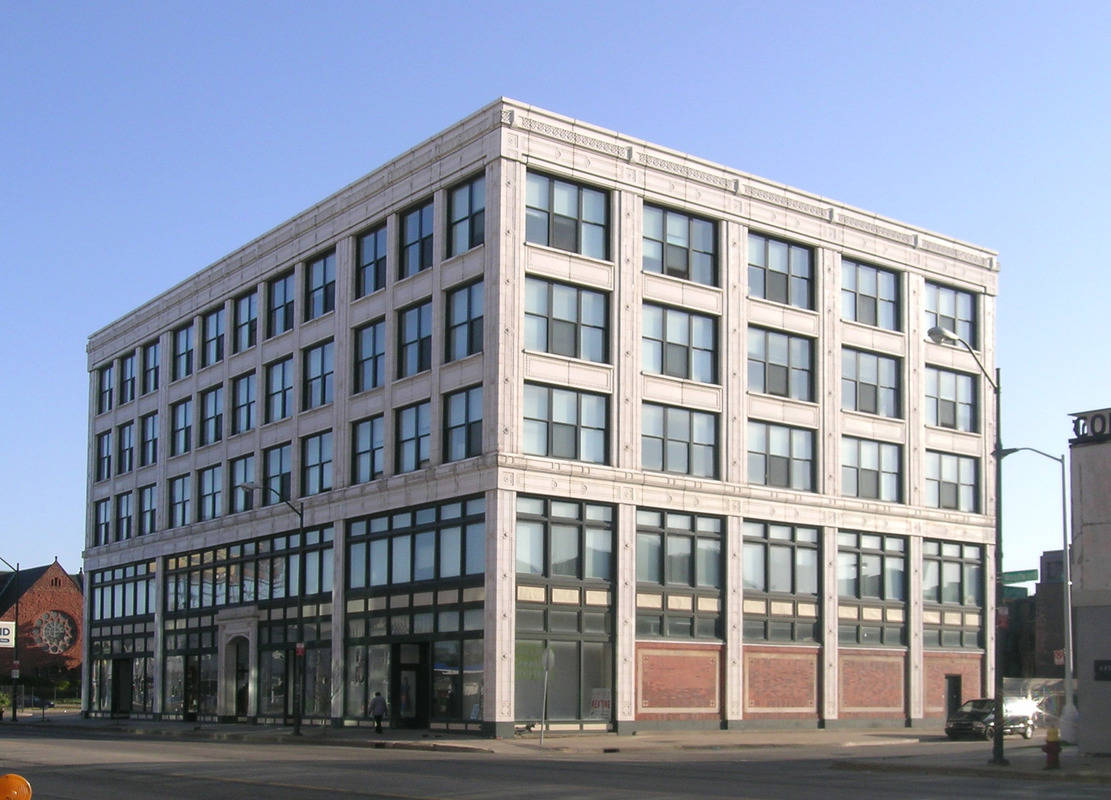
#> input picture slides/03.filtering/dataset/building.jpg, 1111 x 800 px
$ python 08.lowpass_filter_fourier_gaussian.py
#> lines starting #> are read from the running program, lines starting #| are printed output that depends on the picture; long printed decimals are rounded
from matplotlib import pylab
import numpy as np
from scipy import ndimage
from skimage.io import imread
import scipy.fftpack as fp


def signaltonoise(a, axis=0, ddof=0):
    a = np.asanyarray(a)
    m = a.mean(axis)
    sd = a.std(axis=axis, ddof=ddof)
    return 20 * np.log10(np.where(sd == 0, 0, m / sd))


fig, (axes1, axes2) = pylab.subplots(1, 2, figsize=(10, 5))
pylab.gray()  # show the result in grayscale
im = np.mean(imread('../dataset/building.jpg'), axis=2)
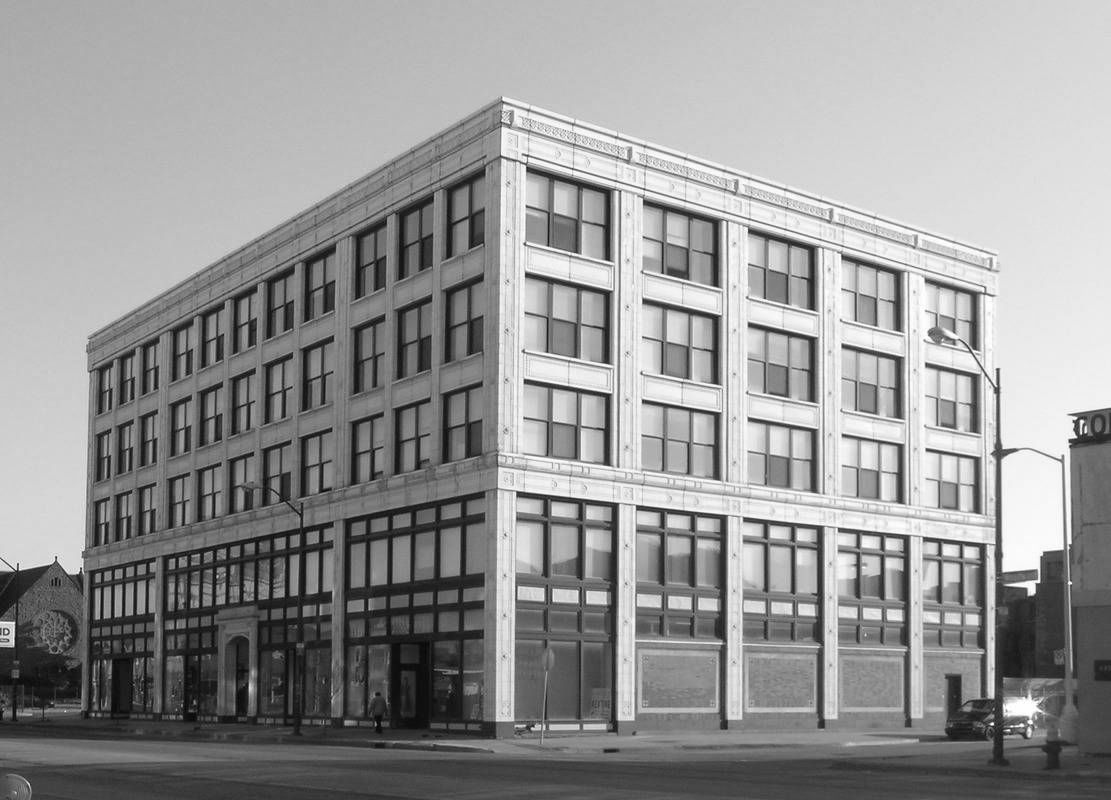
#> im: shape (800, 1111) float64; min 2.33, max 255, mean 150
freq = fp.fft2(im)
freq_gaussian = ndimage.fourier_gaussian(freq, sigma=4)
im1 = np.fft.ifft2(freq_gaussian)
print(f'SNR sebelum LPF = {signaltonoise(im, axis=None)}')
#> in signaltonoise, `m = a.mean(axis)`: m = 150
#> in signaltonoise, `sd = a.std(axis=axis, ddof=ddof)`: sd = 64.64
#| SNR sebelum LPF = 7.311
print(f'SNR setelah LPF = {signaltonoise(im1.real, axis=None)}')
#> call 2 of signaltonoise, with ddof = 0
#> in signaltonoise (call 2), `a = np.asanyarray(a)`:
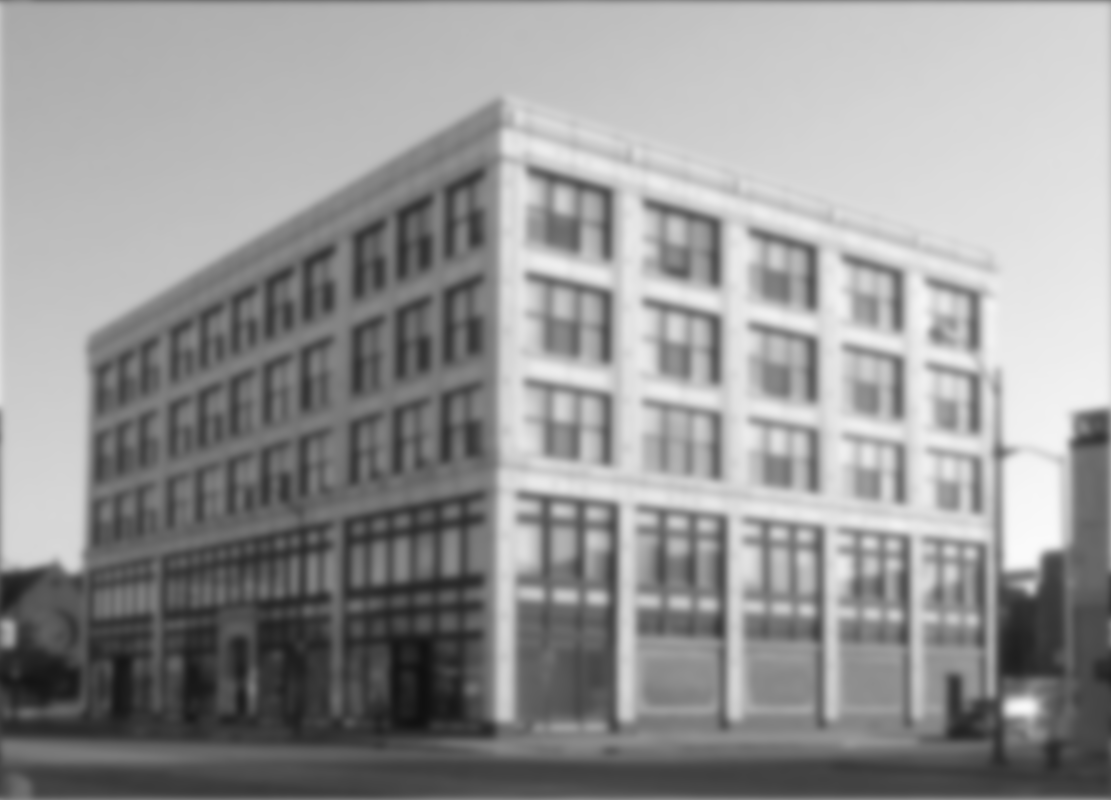
#> a: shape (800, 1111) float64; min 16.38, max 250.9, mean 150
#> in signaltonoise (call 2), `sd = a.std(axis=axis, ddof=ddof)`: sd = 58.08
#| SNR setelah LPF = 8.241
axes1.imshow(im)
axes1.set_title('Citra asli')
axes2.imshow(im1.real)  # the imaginary part is an artifact
axes2.set_title('Citra hasil LPF')

pylab.figure(figsize=(10, 5))
pylab.subplot(121)
pylab.imshow((20 * np.log10(0.1 + np.fft.fftshift(freq))).real.astype(int))
pylab.title('Spectrum citra sebelum LPF')
pylab.subplot(122)
pylab.imshow((20 * np.log10(0.1 + np.fft.fftshift(freq_gaussian))).real.astype(int))
pylab.title('Spectrum citra setelah LPF')
pylab.show()
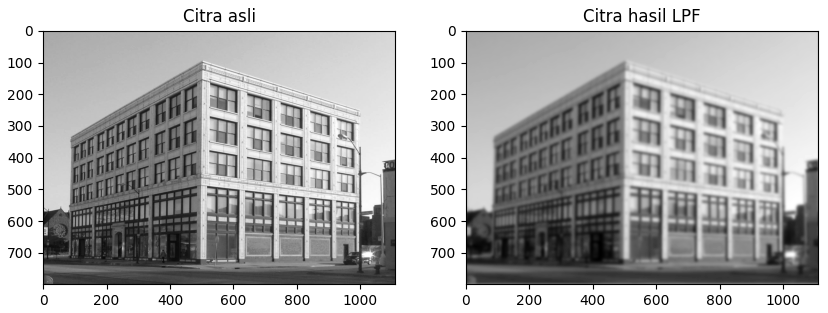
#> figure drawn by matplotlib, 2 panels
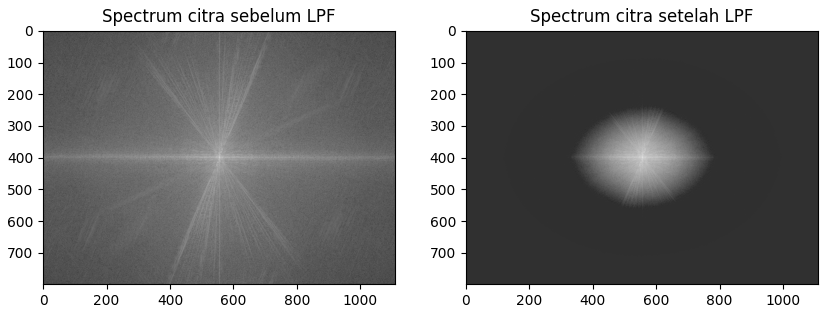
#> figure drawn by matplotlib, 2 panels

$ run again, with slides/03.filtering/dataset/cameraman.jpg copied over slides/03.filtering/dataset/building.jpg
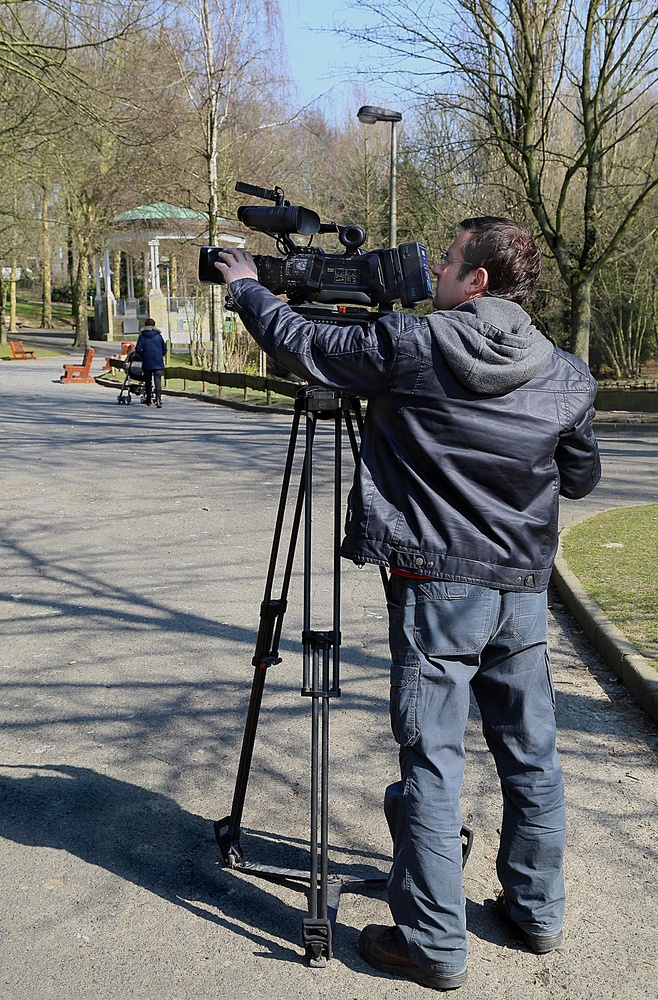
#> input picture slides/03.filtering/dataset/cameraman.jpg, 658 x 1000 px, shrunk from 1200 x 1823 before the run
#> m = 115.8
#> sd = 59.61
#| SNR sebelum LPF = 5.764
#> in signaltonoise (call 2), `a = np.asanyarray(a)`:
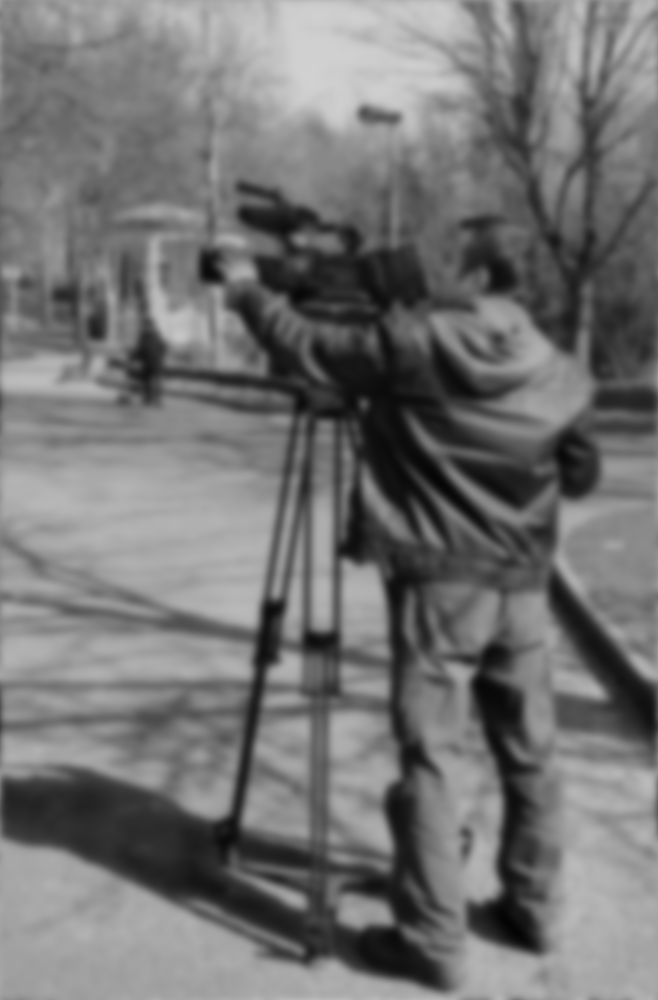
#> a: shape (1000, 658) float64; min 4.54, max 209.4, mean 115.8
#> sd = 47.48
#| SNR setelah LPF = 7.741
#> `pylab.show()`:
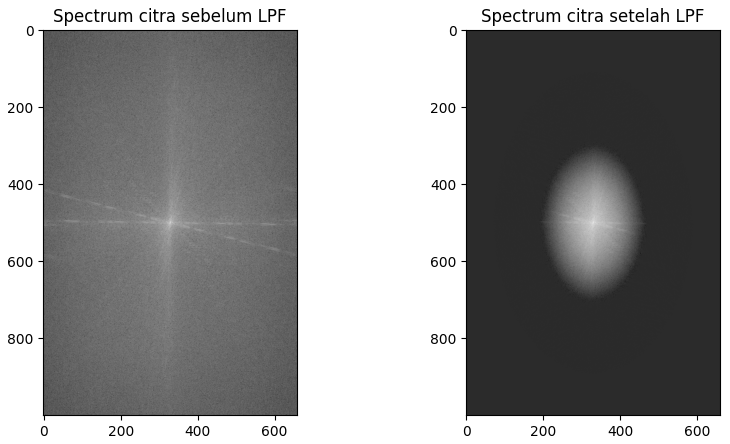
#> figure drawn by matplotlib, 2 panels

$ run again, with slides/03.filtering/dataset/flower_bali.jpg copied over slides/03.filtering/dataset/building.jpg
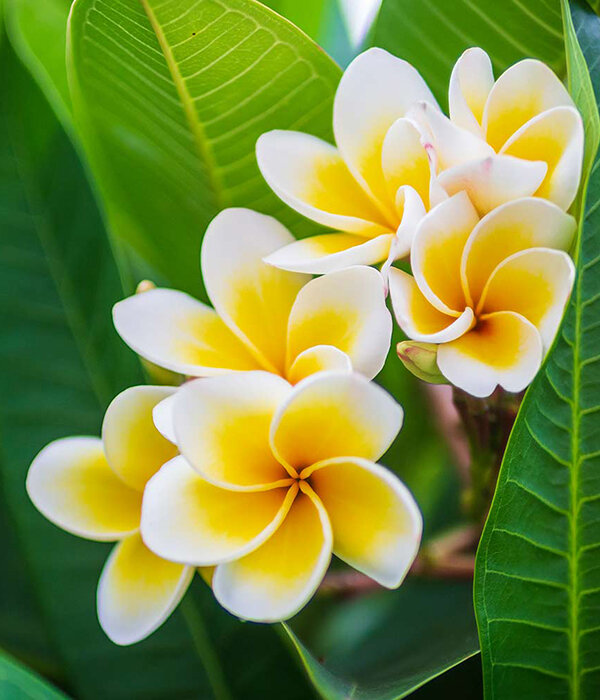
#> input picture slides/03.filtering/dataset/flower_bali.jpg, 600 x 700 px
#> m = 112
#> sd = 67.71
#| SNR sebelum LPF = 4.373
#> in signaltonoise (call 2), `a = np.asanyarray(a)`:
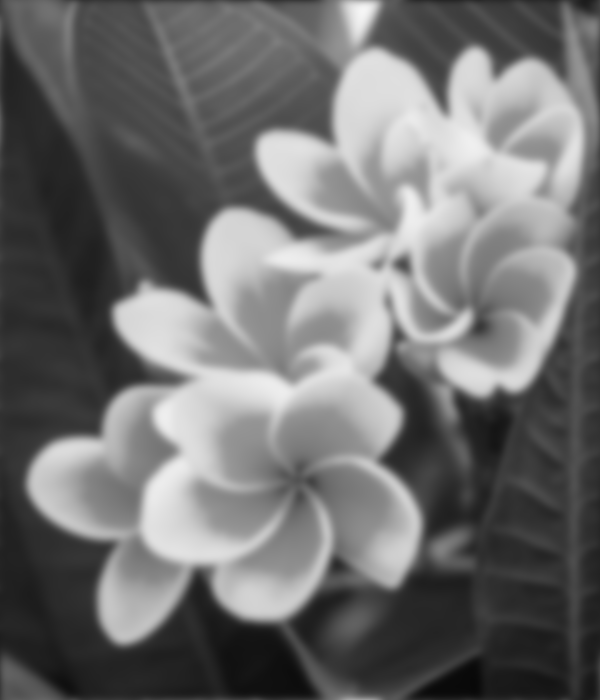
#> a: shape (700, 600) float64; min 8.59, max 245.8, mean 112
#> sd = 64.21
#| SNR setelah LPF = 4.835
#> `pylab.show()`:
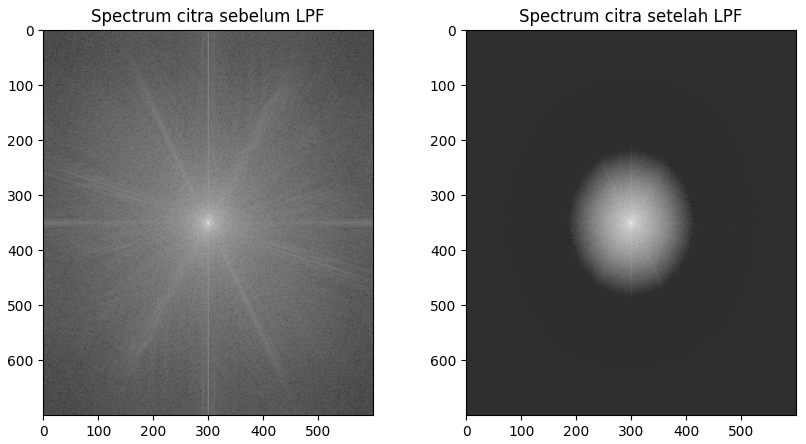
#> figure drawn by matplotlib, 2 panels
